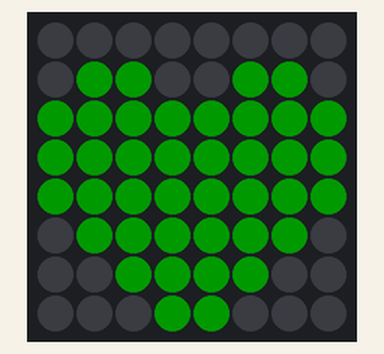
A sketch run on a simulated Arduino Uno, built with avr-gcc and run on an emulated ATmega328P. On the bench: 8×8 RGB LED matrix (first LED top left, wired row by row). Dim RGB values are drawn brighter than linear.

Above: at 1.1 s.

The sketch:

Heart-Beat.ino
```cpp
#include <Adafruit_NeoPixel.h>

// Define your matrix size and pin configuration
#define MATRIX_PIN 14
#define MATRIX_WIDTH 8
#define MATRIX_HEIGHT 8
#define NUMPIXELS (MATRIX_WIDTH * MATRIX_HEIGHT)

Adafruit_NeoPixel matrix = Adafruit_NeoPixel(NUMPIXELS, MATRIX_PIN, NEO_GRB + NEO_KHZ800);

// Define a broader range of red shades in GRB format for a smooth beating effect
const uint32_t redShades[10] = {
  matrix.Color(0, 255, 0),   // Bright Red
  matrix.Color(0, 220, 0),   // Medium Bright Red
  matrix.Color(0, 190, 0),   // Slightly Dimmer Red
  matrix.Color(0, 160, 0),   // Medium Red
  matrix.Color(0, 130, 0),   // Slightly Dimmer Red
  matrix.Color(0, 100, 0),   // Medium Dim Red
  matrix.Color(0, 70, 0),    // Dim Red
  matrix.Color(0, 50, 0),    // Very Dim Red
  matrix.Color(0, 30, 0),    // Dimmest Red
  matrix.Color(0, 15, 0)     // Almost Off
};

const int numShades = sizeof(redShades) / sizeof(redShades[0]);  // Calculate the number of shades

// Define the correct heart shape
const uint8_t heartShape[] = {
  0b00000000,  // ........
  0b01100110,  //  **  **
  0b11111111,  // ********
  0b11111111,  // ********
  0b11111111,  // ********
  0b01111110,  //  ******
  0b00111100,  //   ****
  0b00011000   //    **
};

void setup() {
  matrix.begin();
  matrix.setBrightness(25); // Adjust brightness if needed
  matrix.clear();
  matrix.show();
}

void loop() {
  beatHeart();
  delay(600);  // Delay to make the total beat cycle 1 second (60 BPM)
}

// Function to animate the heart with a smooth beating effect
void beatHeart() {
  // Beat in with increasing intensity
  for (int i = 0; i < numShades; i++) {
    matrix.clear();
    drawHeart(0, 0, redShades[i]);
    matrix.show();
    delay(50);  // Smooth transition between shades
  }

  // Beat out with decreasing intensity
  for (int i = numShades - 1; i >= 0; i--) {
    matrix.clear();
    drawHeart(0, 0, redShades[i]);
    matrix.show();
    delay(50);  // Smooth transition between shades
  }
}

// Function to draw the heart at the center of the matrix
void drawHeart(int offsetX, int offsetY, uint32_t color) {
  int centerX = (MATRIX_WIDTH - 8) / 2;  // Center the heart on the X axis
  int centerY = (MATRIX_HEIGHT - 8) / 2; // Center the heart on the Y axis

  for (int y = 0; y < 8; y++) {
    for (int x = 0; x < 8; x++) {
      if (heartShape[y] & (1 << (7 - x))) {
        int drawX = x + centerX + offsetX;
        int drawY = y + centerY + offsetY;
        if (drawX >= 0 && drawX < MATRIX_WIDTH && drawY >= 0 && drawY < MATRIX_HEIGHT) {
          drawPixel(drawX, drawY, color);
        }
      }
    }
  }
}

// Function to draw a single pixel on the matrix
void drawPixel(int x, int y, uint32_t color) {
  int pixelIndex = y * MATRIX_WIDTH + x;
  matrix.setPixelColor(pixelIndex, color);
}
```
